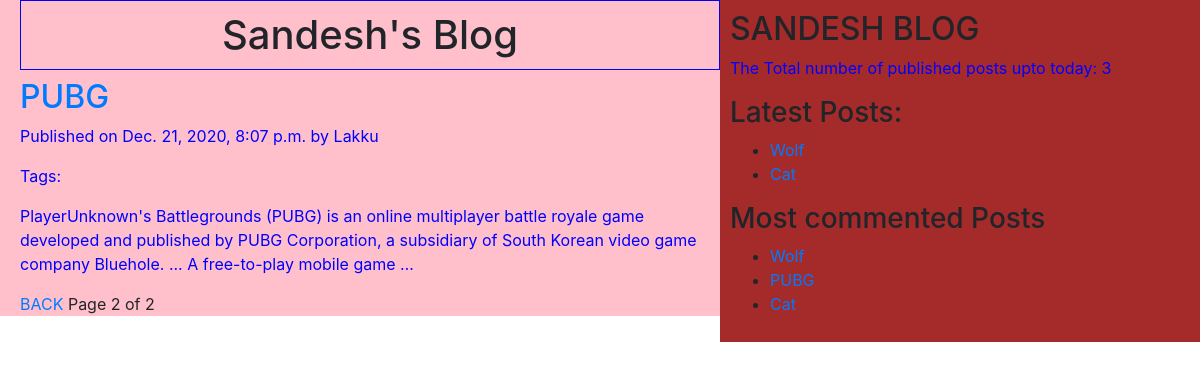
Screenshot of /?page=2 with the database file from the repository.
### app2/models.py (models this page shows, shortened)
class Post(models.Model):
    STATUS_CHOICES=(('draft','Draft'),('published','Published'))
    title = models.CharField(max_length=50)
    slug = models.SlugField(max_length=200,unique_for_date='publish')
    author = models.ForeignKey(User,related_name='blog_posts' ,on_delete=models.CASCADE)
    body = models.TextField()
    publish = models.DateTimeField(default=timezone.now)
    created = models.DateTimeField(auto_now_add=True)
    updated = models.DateTimeField(auto_now=True)
    status = models.CharField(max_length=50,choices=STATUS_CHOICES,default='draft')
    objects=CustomManager()
    tags=TaggableManager()
    class Meta:
    	ordering=('-publish',)
    def get_absolute_url(self):
    	return reverse('post_detail',args=[self.publish.year,self.publish.strftime('%m'),self.publish.strftime('%d'),self.slug])

### app2/views.py (the view)
# urls.py: path('',views.PostListView.as_view()),
class PostListView(ListView):
	model=Post
	paginate_by=2
	template_name='app2/post.html'

### app2/models.py (called while the page is built)
	def get_queryset(self):
		return super().get_queryset().filter(status='published')

### app2/templatetags/blog_tags.py (called while the page is built)
@register.simple_tag(name='my_tag')
def total_posts():
	return Post.objects.count()

@register.inclusion_tag('app2/latest.html')
def show_latest_posts():
	latest_posts=Post.objects.order_by('-publish')[:2]
	return {'latest_posts':latest_posts}

@register.simple_tag()
def get_most_commented_posts(count=3):
	return Post.objects.annotate(total_comments=Count('comments')).order_by('-total_comments')[:count]

### template/app2/post.html (shortened to what this page needs)
{% extends "app2/base.html" %}
{% block content_block %}
	<h1>Sandesh's Blog</h1>
	{% for post in post_list  %}
		<a href="{{ post.get_absolute_url }}"><h2>{{ post.title }}</h2></a>
		<p id="date">Published on {{post.publish}} by {{ post.author|title }}</p>
		<p>Tags:
		</p>
		{{ post.body|truncatewords:30|linebreaks }}
	{% endfor %}
	{% include "app2/page.html" with page=page_obj %}
{% endblock content_block %}

### template/app2/base.html (shortened to what this page needs)
<!DOCTYPE html>
{% load blog_tags %}
{% load static %}
<html lang="en" dir="ltr">
<head>
	<link rel="stylesheet" href="https://cdn.jsdelivr.net/npm/bootstrap@4.5.3/dist/css/bootstrap.min.css">
	<link rel="stylesheet" type="text/css" href="{% static "css/app2/post.css" %}">
</head>
<body>
	<div class="content">
		{% block content_block %}
		{% endblock content_block %}
	</div>
	<div class="sidebar">
		<h2>SANDESH BLOG</h2>
		<p>The Total number of published posts upto today: <span id="pcount">{% my_tag %}</span> </p>
		<h3>Latest Posts:</h3>{% show_latest_posts %}
		<h3>Most commented Posts</h3>
		{% get_most_commented_posts as m_c_p%}
		<ul>
			{% for post in m_c_p %}
			<li><a href="{{ post.get_absolute_url }}">{{ post.title }}</a></li>
			{% endfor %}
		</ul>
	</div>
</body>
</html>

### template/app2/latest.html
<ul>
	{% for post in  latest_posts %}
		<li><a href="{{ post.get_absolute_url }}">{{ post.title }}</a></li>
	{% endfor %}
</ul>

### static/css/app2/post.css (style rules this page uses)
.content { width:60%; float:left; padding: 0 0 0 20px; background: pink; height: 100%; }
.sidebar { width:40%; float:right; padding: 10px; background: brown; height: 100%; }
h1 { text-align: center; padding: 10px; border: 1px solid blue; }
p { color:blue; }

### rows the page displays
Post: title "PUBG", publish "Dec. 21, 2020, 8:07 p.m.", author "Lakku", body "PlayerUnknown's Battlegrounds (PUBG) is an online multiplayer battle royale game developed and published by PUBG Corporation, a subsidiary of South Korean video game company Bluehole. ... A free-to-play mobile game …"
Post: title "Wolf"
Post: title "Cat"

### other values shown
{{ page.number }} "2"
{{ page.paginator.num_pages }} "2"
